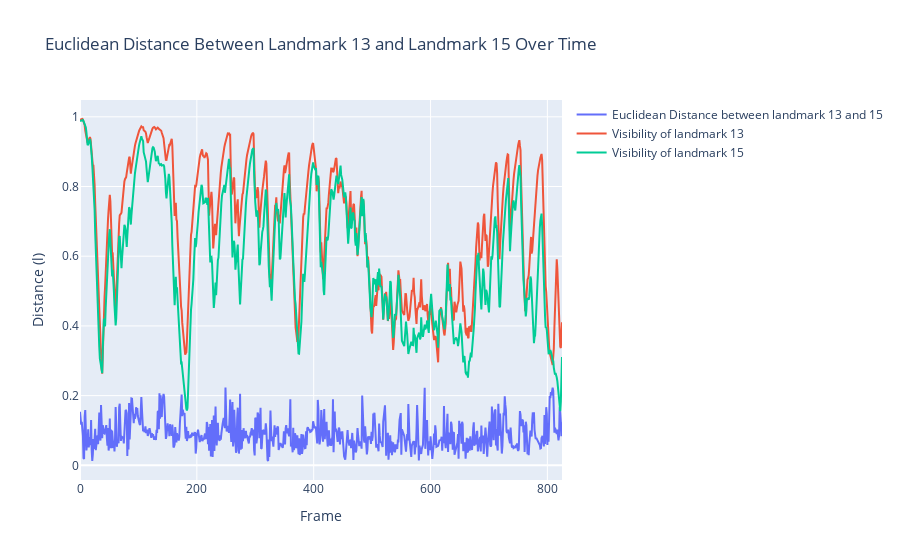

Notebook code for this chart:
### Code cell
df_13 = df.loc[df.landmark_idx == 13]
df_15 = df.loc[df.landmark_idx == 15]

merged_13_15 = df_13.merge(df_15, on = "frame", suffixes = ("_13", "_15")).drop(columns = ["landmark_idx_13", "landmark_idx_15"])
merged_13_15["dx"] = merged_13_15.x_13 - merged_13_15.x_15
merged_13_15["dy"] = merged_13_15.y_13 - merged_13_15.y_15
merged_13_15["dz"] = merged_13_15.z_13 - merged_13_15.z_15

merged_13_15["l"] = merged_13_15.apply(lambda s: np.sqrt(np.square(s.dx) + np.square(s.dy) + np.square(s.dz)), axis = 1)

import plotly.graph_objects as go

fig = go.Figure()

fig.add_trace(go.Scatter(x=merged_13_15["frame"], y=merged_13_15["l"], mode='lines', name='Euclidean Distance between landmark 13 and 15'))
fig.add_trace(go.Scatter(x=merged_13_15["frame"], y=merged_13_15["visibility_13"], mode='lines', name='Visibility of landmark 13'))
fig.add_trace(go.Scatter(x=merged_13_15["frame"], y=merged_13_15["visibility_15"], mode='lines', name='Visibility of landmark 15'))

fig.update_layout(
    title="Euclidean Distance Between Landmark 13 and Landmark 15 Over Time",
    xaxis_title="Frame",
    yaxis_title="Distance (l)",
    showlegend=True
)


fig.show()

merged_13_15

### Figure 1 — Plotly figure (JSON) as saved in the notebook; plotly's stock layout.template omitted (floating-point values rounded to 4 significant figures; data arrays with more than 128 entries replaced by an {"elided": "..."} marker saying what was removed)
{"data": [{"mode": "lines", "name": "Euclidean Distance between landmark 13 and 15", "type": "scatter", "x": {"elided": "788 int values"}, "y": {"elided": "788 float values"}}, {"mode": "lines", "name": "Visibility of landmark 13", "type": "scatter", "x": {"elided": "788 int values"}, "y": {"elided": "788 float values"}}, {"mode": "lines", "name": "Visibility of landmark 15", "type": "scatter", "x": {"elided": "788 int values"}, "y": {"elided": "788 float values"}}], "layout": {"showlegend": true, "title": {"text": "Euclidean Distance Between Landmark 13 and Landmark 15 Over Time"}, "xaxis": {"title": {"text": "Frame"}}, "yaxis": {"title": {"text": "Distance (l)"}}}}
